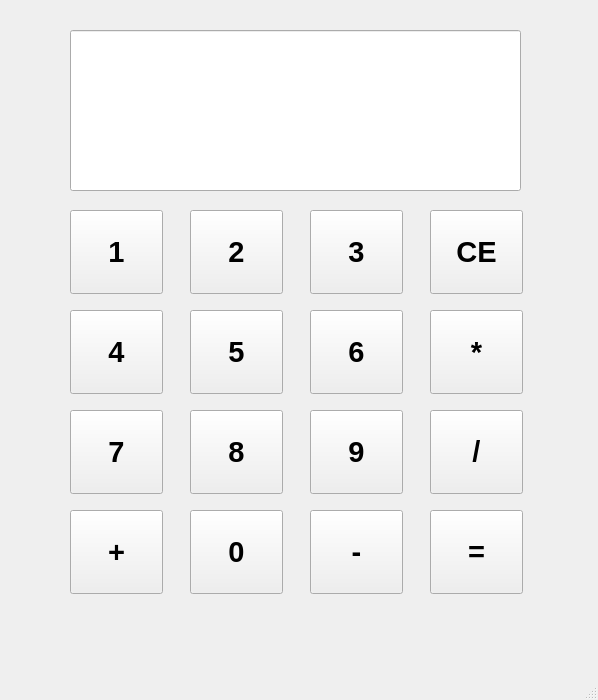
<?xml version="1.0" encoding="UTF-8"?>
<ui version="4.0">
 <class>Form</class>
 <widget class="QMainWindow" name="Form">
  <property name="geometry">
   <rect>
    <x>0</x>
    <y>0</y>
    <width>598</width>
    <height>700</height>
   </rect>
  </property>
  <property name="maximumSize">
   <size>
    <width>16777215</width>
    <height>16777215</height>
   </size>
  </property>
  <property name="windowTitle">
   <string>Form</string>
  </property>
  <widget class="QWidget" name="centralwidget">
   <widget class="QLineEdit" name="lineEdit">
    <property name="geometry">
     <rect>
      <x>70</x>
      <y>30</y>
      <width>451</width>
      <height>161</height>
     </rect>
    </property>
    <property name="text">
     <string/>
    </property>
   </widget>
   <widget class="QPushButton" name="Num_1">
    <property name="geometry">
     <rect>
      <x>70</x>
      <y>210</y>
      <width>93</width>
      <height>84</height>
     </rect>
    </property>
    <property name="maximumSize">
     <size>
      <width>16777215</width>
      <height>16777215</height>
     </size>
    </property>
    <property name="font">
     <font>
      <pointsize>22</pointsize>
      <weight>75</weight>
      <bold>true</bold>
     </font>
    </property>
    <property name="text">
     <string>1</string>
    </property>
   </widget>
   <widget class="QPushButton" name="Num_2">
    <property name="geometry">
     <rect>
      <x>190</x>
      <y>210</y>
      <width>93</width>
      <height>84</height>
     </rect>
    </property>
    <property name="maximumSize">
     <size>
      <width>16777215</width>
      <height>16777215</height>
     </size>
    </property>
    <property name="font">
     <font>
      <pointsize>22</pointsize>
      <weight>75</weight>
      <bold>true</bold>
     </font>
    </property>
    <property name="text">
     <string>2</string>
    </property>
   </widget>
   <widget class="QPushButton" name="Num_3">
    <property name="geometry">
     <rect>
      <x>310</x>
      <y>210</y>
      <width>93</width>
      <height>84</height>
     </rect>
    </property>
    <property name="maximumSize">
     <size>
      <width>16777215</width>
      <height>16777215</height>
     </size>
    </property>
    <property name="font">
     <font>
      <pointsize>22</pointsize>
      <weight>75</weight>
      <bold>true</bold>
     </font>
    </property>
    <property name="text">
     <string>3</string>
    </property>
   </widget>
   <widget class="QPushButton" name="CE">
    <property name="geometry">
     <rect>
      <x>430</x>
      <y>210</y>
      <width>93</width>
      <height>84</height>
     </rect>
    </property>
    <property name="maximumSize">
     <size>
      <width>16777215</width>
      <height>16777215</height>
     </size>
    </property>
    <property name="font">
     <font>
      <pointsize>22</pointsize>
      <weight>75</weight>
      <bold>true</bold>
     </font>
    </property>
    <property name="text">
     <string>CE</string>
    </property>
   </widget>
   <widget class="QPushButton" name="Num_5">
    <property name="geometry">
     <rect>
      <x>190</x>
      <y>310</y>
      <width>93</width>
      <height>84</height>
     </rect>
    </property>
    <property name="maximumSize">
     <size>
      <width>16777215</width>
      <height>16777215</height>
     </size>
    </property>
    <property name="font">
     <font>
      <pointsize>22</pointsize>
      <weight>75</weight>
      <bold>true</bold>
     </font>
    </property>
    <property name="text">
     <string>5</string>
    </property>
   </widget>
   <widget class="QPushButton" name="Num_6">
    <property name="geometry">
     <rect>
      <x>310</x>
      <y>310</y>
      <width>93</width>
      <height>84</height>
     </rect>
    </property>
    <property name="maximumSize">
     <size>
      <width>16777215</width>
      <height>16777215</height>
     </size>
    </property>
    <property name="font">
     <font>
      <pointsize>22</pointsize>
      <weight>75</weight>
      <bold>true</bold>
     </font>
    </property>
    <property name="text">
     <string>6</string>
    </property>
   </widget>
   <widget class="QPushButton" name="OP_multi">
    <property name="geometry">
     <rect>
      <x>430</x>
      <y>310</y>
      <width>93</width>
      <height>84</height>
     </rect>
    </property>
    <property name="maximumSize">
     <size>
      <width>16777215</width>
      <height>16777215</height>
     </size>
    </property>
    <property name="font">
     <font>
      <pointsize>22</pointsize>
      <weight>75</weight>
      <bold>true</bold>
     </font>
    </property>
    <property name="text">
     <string>*</string>
    </property>
   </widget>
   <widget class="QPushButton" name="Num_7">
    <property name="geometry">
     <rect>
      <x>70</x>
      <y>410</y>
      <width>93</width>
      <height>84</height>
     </rect>
    </property>
    <property name="maximumSize">
     <size>
      <width>16777215</width>
      <height>16777215</height>
     </size>
    </property>
    <property name="font">
     <font>
      <pointsize>22</pointsize>
      <weight>75</weight>
      <bold>true</bold>
     </font>
    </property>
    <property name="text">
     <string>7</string>
    </property>
   </widget>
   <widget class="QPushButton" name="Num_8">
    <property name="geometry">
     <rect>
      <x>190</x>
      <y>410</y>
      <width>93</width>
      <height>84</height>
     </rect>
    </property>
    <property name="maximumSize">
     <size>
      <width>16777215</width>
      <height>16777215</height>
     </size>
    </property>
    <property name="font">
     <font>
      <pointsize>22</pointsize>
      <weight>75</weight>
      <bold>true</bold>
     </font>
    </property>
    <property name="text">
     <string>8</string>
    </property>
   </widget>
   <widget class="QPushButton" name="Num_4">
    <property name="geometry">
     <rect>
      <x>70</x>
      <y>310</y>
      <width>93</width>
      <height>84</height>
     </rect>
    </property>
    <property name="maximumSize">
     <size>
      <width>16777215</width>
      <height>16777215</height>
     </size>
    </property>
    <property name="font">
     <font>
      <pointsize>22</pointsize>
      <weight>75</weight>
      <bold>true</bold>
     </font>
    </property>
    <property name="text">
     <string>4</string>
    </property>
   </widget>
   <widget class="QPushButton" name="OP_devide">
    <property name="geometry">
     <rect>
      <x>430</x>
      <y>410</y>
      <width>93</width>
      <height>84</height>
     </rect>
    </property>
    <property name="maximumSize">
     <size>
      <width>16777215</width>
      <height>16777215</height>
     </size>
    </property>
    <property name="font">
     <font>
      <pointsize>22</pointsize>
      <weight>75</weight>
      <bold>true</bold>
     </font>
    </property>
    <property name="text">
     <string>/</string>
    </property>
   </widget>
   <widget class="QPushButton" name="Num_9">
    <property name="geometry">
     <rect>
      <x>310</x>
      <y>410</y>
      <width>93</width>
      <height>84</height>
     </rect>
    </property>
    <property name="maximumSize">
     <size>
      <width>16777215</width>
      <height>16777215</height>
     </size>
    </property>
    <property name="font">
     <font>
      <pointsize>22</pointsize>
      <weight>75</weight>
      <bold>true</bold>
     </font>
    </property>
    <property name="text">
     <string>9</string>
    </property>
   </widget>
   <widget class="QPushButton" name="OP_plus">
    <property name="geometry">
     <rect>
      <x>70</x>
      <y>510</y>
      <width>93</width>
      <height>84</height>
     </rect>
    </property>
    <property name="maximumSize">
     <size>
      <width>16777215</width>
      <height>16777215</height>
     </size>
    </property>
    <property name="font">
     <font>
      <pointsize>22</pointsize>
      <weight>75</weight>
      <bold>true</bold>
     </font>
    </property>
    <property name="text">
     <string>+</string>
    </property>
   </widget>
   <widget class="QPushButton" name="Num_0">
    <property name="geometry">
     <rect>
      <x>190</x>
      <y>510</y>
      <width>93</width>
      <height>84</height>
     </rect>
    </property>
    <property name="maximumSize">
     <size>
      <width>16777215</width>
      <height>16777215</height>
     </size>
    </property>
    <property name="font">
     <font>
      <pointsize>22</pointsize>
      <weight>75</weight>
      <bold>true</bold>
     </font>
    </property>
    <property name="text">
     <string>0</string>
    </property>
   </widget>
   <widget class="QPushButton" name="OP_equal">
    <property name="geometry">
     <rect>
      <x>430</x>
      <y>510</y>
      <width>93</width>
      <height>84</height>
     </rect>
    </property>
    <property name="maximumSize">
     <size>
      <width>16777215</width>
      <height>16777215</height>
     </size>
    </property>
    <property name="font">
     <font>
      <pointsize>22</pointsize>
      <weight>75</weight>
      <bold>true</bold>
     </font>
    </property>
    <property name="text">
     <string>=</string>
    </property>
   </widget>
   <widget class="QPushButton" name="OP_minus">
    <property name="geometry">
     <rect>
      <x>310</x>
      <y>510</y>
      <width>93</width>
      <height>84</height>
     </rect>
    </property>
    <property name="maximumSize">
     <size>
      <width>16777215</width>
      <height>16777215</height>
     </size>
    </property>
    <property name="font">
     <font>
      <pointsize>22</pointsize>
      <weight>75</weight>
      <bold>true</bold>
     </font>
    </property>
    <property name="text">
     <string>-</string>
    </property>
   </widget>
  </widget>
  <widget class="QMenuBar" name="menubar">
   <property name="geometry">
    <rect>
     <x>0</x>
     <y>0</y>
     <width>598</width>
     <height>29</height>
    </rect>
   </property>
  </widget>
  <widget class="QStatusBar" name="statusbar"/>
 </widget>
 <resources/>
 <connections/>
</ui>
